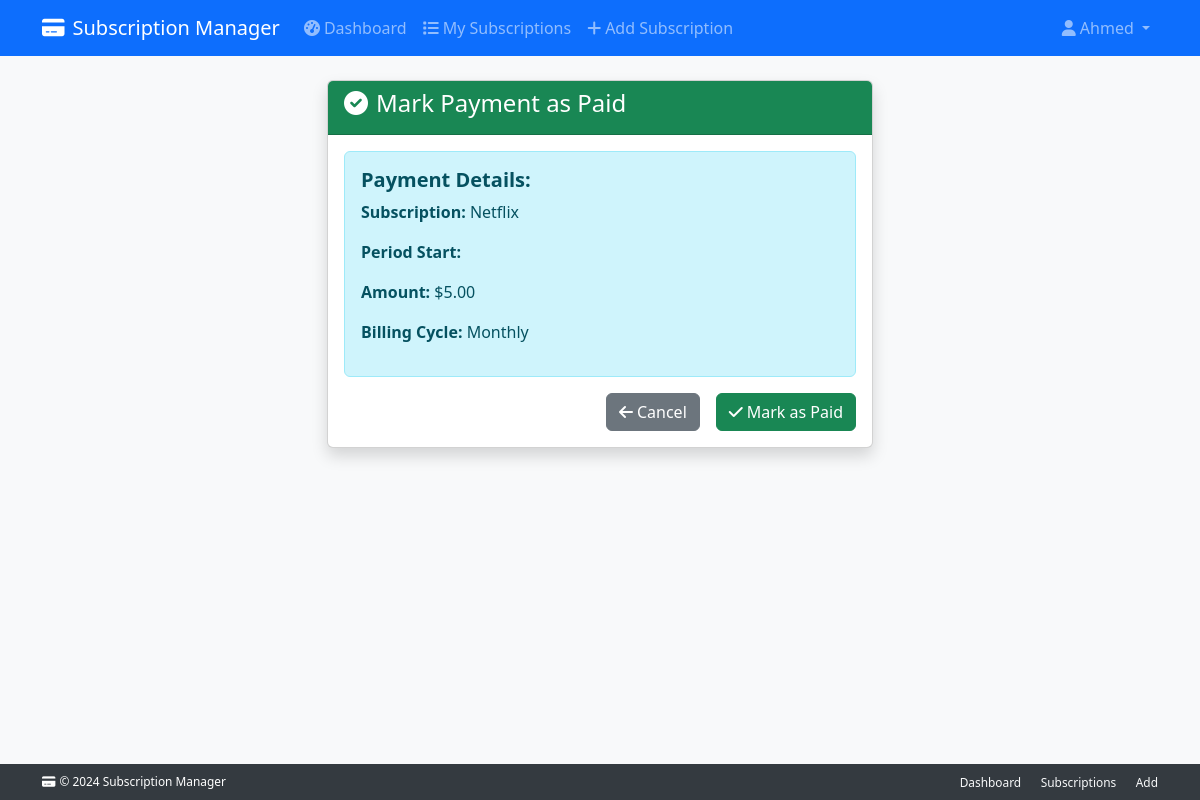
The page /subscriptions/1/mark-paid/2025-09-16/ (signed in) on the database its author committed.
### subscriptions/models.py (models this page shows, shortened)
class Subscription(models.Model):
    user = models.ForeignKey(settings.AUTH_USER_MODEL, on_delete=models.CASCADE, related_name="subscriptions")
    name = models.CharField(max_length=200)
    monthly_cost = models.DecimalField(max_digits=10, decimal_places=2, null=True, blank=True)
    yearly_cost = models.DecimalField(max_digits=10, decimal_places=2, null=True, blank=True)
    billing_cycle = models.CharField(max_length=10, choices=BILLING_CYCLE_CHOICES)
    start_date = models.DateField()
    renewal_date = models.DateField(null=True, blank=True)
    duration_months = models.PositiveIntegerField(null=True, blank=True, help_text="Duration in months (for monthly billing)")
    duration_years = models.PositiveIntegerField(null=True, blank=True, help_text="Duration in years (for yearly billing)")
    is_active = models.BooleanField(default=True)
    auto_renewal = models.BooleanField(default=True)  # Default enabled
    category = models.ForeignKey(Category, on_delete=models.PROTECT)
    created_at = models.DateTimeField(auto_now_add=True)
    updated_at = models.DateTimeField(auto_now=True)
    def get_current_cost(self):
        if self.billing_cycle == 'monthly':
            return self.monthly_cost or 0
        else:
            return self.yearly_cost or 0

### subscriptions/views.py (the view)
# urls.py: path('<int:pk>/mark-paid/<str:period_start>/', views.mark_payment_paid, name='mark_payment_paid'),
@login_required
def mark_payment_paid(request, pk, period_start):
    subscription = get_object_or_404(Subscription, pk=pk, user=request.user)
    if request.method == 'POST':
        payment = subscription.mark_payment_paid(period_start)
        messages.success(request, f'Payment for period {period_start} marked as paid!')
        return redirect('subscription_detail', pk=pk)
    else:
        return render(request, 'subscriptions/mark_payment_paid.html', {
            'subscription': subscription,
            'period_start': period_start,
            'action': 'paid',
        })

### subscriptions/templates/subscriptions/mark_payment_paid.html (shortened to what this page needs)
{% extends 'base.html' %}  {% block content %}
<div class="row justify-content-center">
  <div class="col-md-6">
    <div class="card shadow">
      <div
        class="card-header {% if action == 'paid' %}bg-success{% else %}bg-danger{% endif %} text-white"
      >
        <h4>
          {% if action == 'paid' %}
          <i class="fas fa-check-circle me-2"></i>Mark Payment as Paid
          {% else %}
          <i class="fas fa-undo me-2"></i>Mark Payment as Unpaid {% endif %}
        </h4>
      </div>
      <div class="card-body">
        <div class="alert alert-info">
          <h5><strong>Payment Details:</strong></h5>
          <p><strong>Subscription:</strong> {{ subscription.name }}</p>
          <p><strong>Period Start:</strong> {{ period_start|date:"M d, Y" }}</p>
          <p>
            <strong>Amount:</strong>
            ${{subscription.get_current_cost|floatformat:2 }}
          </p>
          <p>
            <strong>Billing Cycle:</strong>
            {{subscription.get_billing_cycle_display }}
          </p>
        </div>
        <form method="post">
          <div class="d-grid gap-2 d-md-flex justify-content-md-end">
            <a
              href="{% url 'subscription_detail' subscription.pk %}"
              class="btn btn-secondary me-md-2"
            >
              <i class="fas fa-arrow-left me-1"></i>Cancel
            </a>
            {% if action == 'paid' %}
            <button type="submit" class="btn btn-success">
              <i class="fas fa-check me-1"></i>Mark as Paid
            </button>
            {% else %}
            <button type="submit" class="btn btn-danger">
              <i class="fas fa-undo me-1"></i>Mark as Unpaid
            </button>
            {% endif %}
          </div>
        </form>
      </div>
    </div>
  </div>
</div>
{% endblock %}

### subscriptions_management_project/templates/base.html (shortened to what this page needs)
<!DOCTYPE html>
<html lang="en">
  <head>
    <link
      href="https://cdn.jsdelivr.net/npm/bootstrap@5.3.0/dist/css/bootstrap.min.css"
      rel="stylesheet"
    />
    <link
      href="https://cdnjs.cloudflare.com/ajax/libs/font-awesome/6.0.0/css/all.min.css"
      rel="stylesheet"
    />
  </head>
  <body class="bg-light">
    <nav class="navbar navbar-expand-lg navbar-dark bg-primary">
      <div class="container">
        <a class="navbar-brand" href="{% url 'dashboard' %}">
          <i class="fas fa-credit-card me-2"></i>Subscription Manager
        </a>
        <div class="collapse navbar-collapse" id="navbarNav">
          <ul class="navbar-nav me-auto">
            {% if user.is_authenticated %}
            <li class="nav-item">
              <a class="nav-link" href="{% url 'dashboard' %}">
                <i class="fas fa-tachometer-alt me-1"></i>Dashboard
              </a>
            </li>
            <li class="nav-item">
              <a class="nav-link" href="{% url 'subscription_list' %}">
                <i class="fas fa-list me-1"></i>My Subscriptions
              </a>
            </li>
            <li class="nav-item">
              <a class="nav-link" href="{% url 'add_subscription' %}">
                <i class="fas fa-plus me-1"></i>Add Subscription
              </a>
            </li>
            {% endif %}
          </ul>
          <ul class="navbar-nav">
            {% if user.is_authenticated %}
            <li class="nav-item dropdown">
              <a
                class="nav-link dropdown-toggle"
                href="#"
                id="navbarDropdown"
                role="button"
                data-bs-toggle="dropdown"
              >
                <i class="fas fa-user me-1"></i>{{ user.username }}
              </a>
            </li>
            {% endif %}
          </ul>
        </div>
      </div>
    </nav>
    <div class="main-content">
      <div class="content-wrapper">
        <main class="container mt-4 mb-5">
          {% block content %}{% endblock %}
        </main>
      </div>
      <footer class="footer">
        <div class="container">
          <div class="row align-items-center">
            <div class="col-md-6">
              <p class="mb-0 small">
                <i class="fas fa-credit-card me-1"></i>&copy; 2024 Subscription
                Manager
              </p>
            </div>
            <div class="col-md-6 text-md-end">
              <a
                href="{% url 'dashboard' %}"
                class="text-light text-decoration-none me-3 small"
                >Dashboard</a
              >
              <a
                href="{% url 'subscription_list' %}"
                class="text-light text-decoration-none me-3 small"
                >Subscriptions</a
              >
              <a
                href="{% url 'add_subscription' %}"
                class="text-light text-decoration-none small"
                >Add</a
              >
            </div>
          </div>
        </div>
      </footer>
    </div>
  </body>
</html>

### subscriptions_management_project/templates/base.html (style rules this page uses)
html, body { height: 100%; }
body { display: flex; flex-direction: column; }
.main-content { flex: 1; display: flex; flex-direction: column; }
.content-wrapper { flex: 1; }
.footer { background-color: #343a40; color: white; padding: 8px 0; margin-top: auto; font-size: 0.85rem; }

### rows shown on the page
Subscription: name "Netflix", get_current_cost "5.00", billing_cycle "Monthly"

### other values the page prints
{{ user.username }} "Ahmed"
